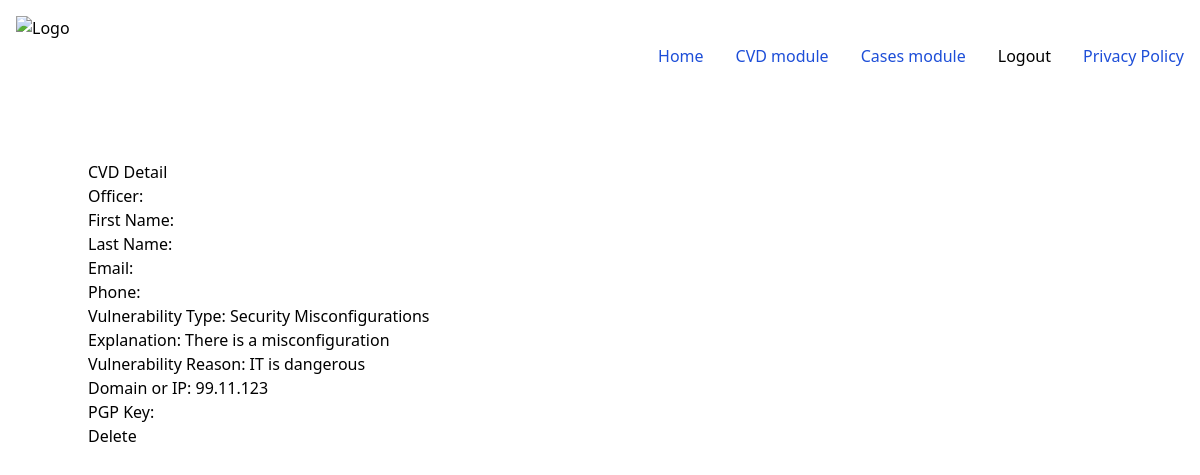
/cvd/cvd/8/ (signed in), run on the app's committed database.
### cvd_service/models.py (models this page shows, shortened)
class CvdReport(models.Model):
    VULNERABILITY_TYPES = (
        ('injection', 'Injection'),
        ('broken_auth', 'Broken Authentication'),
        ('data_exposure', 'Sensitive Data Exposure'),
        ('xxe', 'XML External Entities (XXE)'),
        ('misconfigurations', 'Security Misconfigurations'),
        ('xss', 'Cross-Site Scripting (XSS)'),
        ('access_control', 'Broken Access Control'),
        ('insecure_deserialization', 'Insecure Deserialization'),
        ('availability', 'Availability'),
        ('integrity', 'Integrity'),
        ('confidentiality', 'Confidentiality'),
    )
    """
    Applicable reference(s):
    A3:2017-Sensitive Data Exposure

    """
    first_name = encrypt(models.CharField(
        max_length=100, blank=True, null=True))
    last_name = encrypt(models.CharField(
        max_length=100, blank=True, null=True))
    email = encrypt(models.EmailField())  # Email is required
    phone = encrypt(models.CharField(max_length=20, blank=True, null=True))
    vulnerability_type = models.CharField(
        max_length=30, choices=VULNERABILITY_TYPES)  # Vulnerability type is required
    explanation = models.TextField()  # Explanation is required
    vulnerability_reason = models.TextField()  # Reason is required
    domain_or_ip = models.TextField()  # Domain/IP is required
    pgp_key = encrypt(models.TextField())

### cvd_service/views.py (the view)
# urls.py: path('cvd/<int:pk>/', views.CVDDetailView.as_view(), name='cvd_detail'),
class CVDDetailView(LoginRequiredMixin, generic.DetailView):
    model = CvdReport
    template_name = 'cvd_service/cvd_detail.html'

### cvd_service/templates/cvd_service/cvd_detail.html (shortened to what this page needs)
{% extends 'base_app/base.html' %} {% block title %}CVD Detail{% endblock %}
{%block content %}
<h1>CVD Detail</h1>
<p>Officer: {{ object.officer }}</p>
<p>First Name: {{ object.first_name }}</p>
<p>Last Name: {{ object.last_name }}</p>
<p>Email: {{ object.email }}</p>
<p>Phone: {{ object.phone }}</p>
<p>Vulnerability Type: {{ object.get_vulnerability_type_display }}</p>
<p>Explanation: {{ object.explanation }}</p>
<p>Vulnerability Reason: {{ object.vulnerability_reason }}</p>
<p>Domain or IP: {{ object.domain_or_ip }}</p>
<p>PGP Key: {{ object.pgp_key }}</p>
<form action="{% url 'cvd_service:delete_cvd' object.id %}" method="POST">
  <button type="submit">Delete</button>
</form>
{% endblock %}

### data on the page
CvdReport: vulnerability_type "Security Misconfigurations", explanation "There is a misconfiguration", vulnerability_reason "IT is dangerous", domain_or_ip "99.11.123"
